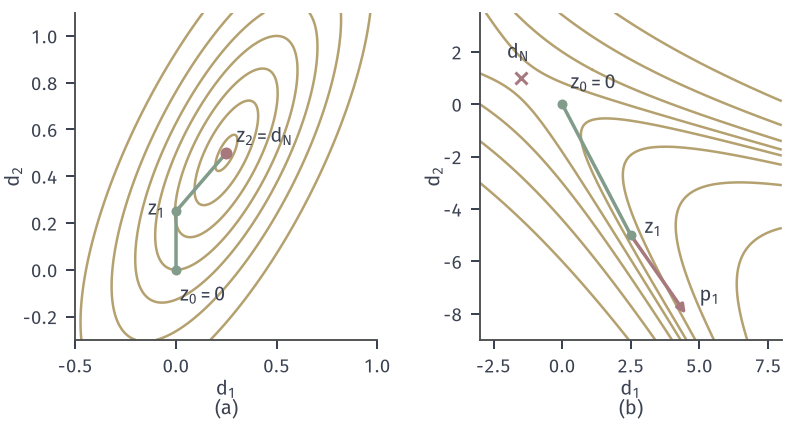

The Python source for this figure:
from pathlib import Path
import sys
ROOT = next(p for p in Path(__file__).resolve().parents if (p/'build.sh').is_file() and (p/'tex/book.tex').is_file())
sys.path.insert(0, str(ROOT/'figures/00-shared/mathematical-preliminaries-upper/00-shared/comprehension-figures'))
from support import figure, save, BLUE, GREEN, YELLOW, RED, PURPLE, INK, MUTED, GRID, BLUE_FILL, GREEN_FILL, YELLOW_FILL, RED_FILL, PURPLE_FILL
import numpy as np
HERE = Path(__file__).resolve().parent
STROKE = '#4C4D4F'
# 贯穿全章的目标 f(x)=0.5(x1-1)^2+(x2-x1^2)^2，最优解 (1,1)。
def f(x):
    u = x[1]-x[0]**2
    return .5*(x[0]-1)**2+u**2
def grad(x):
    u = x[1]-x[0]**2
    return np.array([x[0]-1-4*x[0]*u, 2*u])
def hess(x):
    u = x[1]-x[0]**2
    return np.array([[1-4*u+8*x[0]**2, -4*x[0]], [-4*x[0], 2.]])
XS = np.array([1., 1.])
def panel(fig, left, right, top, bottom, wspace=.3):
    fig.set_layout_engine(None)
    fig.subplots_adjust(left=left, right=right, top=top, bottom=bottom, wspace=wspace)
def tags(fig, axes, y=.015):
    for ax, s in zip(axes, ('(a)', '(b)', '(c)', '(d)')):
        p = ax.get_position(); fig.text((p.x0+p.x1)/2, y, s, ha='center', va='bottom')
def grid2(a, b, c, d, n=600):
    X, Y = np.meshgrid(np.linspace(a, b, n), np.linspace(c, d, n))
    return X, Y
def region(ax, a, b, c, d):
    t = np.linspace(a, b, 300); y = t**2+.25
    ax.fill_between(t, y, d, color=RED_FILL, lw=0, zorder=0)
    ax.plot(t, y, color=STROKE, lw=.85, ls=(0, (3, 2)), zorder=1)
    ax.set_xlim(a, b); ax.set_ylim(c, d)
def arrow(ax, p, q, color=GREEN, lw=1.3, z=4):
    ax.annotate('', xy=q, xytext=p, zorder=z, arrowprops=dict(arrowstyle='-|>,head_width=.17,head_length=.34', color=color, lw=lw, shrinkA=0, shrinkB=0))

fig, axes = figure(width_mm=112, height_mm=60, ncols=2)
panel(fig, .095, .985, .97, .2, .34)
a, b = axes
def mesh(ax, G, H_, a0, b0, c0, d0, lv):
    X, Y = grid2(a0, b0, c0, d0)
    M = G[0]*X+G[1]*Y+.5*(H_[0,0]*X**2+2*H_[0,1]*X*Y+H_[1,1]*Y**2)
    ax.contour(X, Y, M, levels=lv, colors=[YELLOW], linewidths=1.0, linestyles='solid')
    ax.set_xlim(a0, b0); ax.set_ylim(c0, d0); ax.set_xlabel('$d_1$', labelpad=1); ax.set_ylabel('$d_2$', labelpad=0)
x = np.array([.5, 0.]); G = grad(x); H_ = hess(x)
mesh(a, G, H_, -.5, 1, -.3, 1.1, [-.122, -.1, -.06, 0, .08, .2, .4])
a.plot([0, 0, .25], [0, .25, .5], color=GREEN, lw=1.4, marker='o', ms=4, mew=0, zorder=5); a.plot([.25], [.5], 'o', ms=4.8, color=RED, mew=0, zorder=6)
a.text(.02, -.11, '$z_0=0$', ha='left', va='center'); a.text(-.05, .26, '$z_1$', ha='right', va='center'); a.text(.3, .53, '$z_2=d_N$', ha='left', va='bottom')
x = np.array([-.5, .75]); G = grad(x); H_ = hess(x)
mesh(b, G, H_, -3, 8, -9, 3.5, [-30, -15, -6, -1.5, 1.5, 6, 15, 30])
z1 = np.array([2.5, -5.]); p1 = np.array([40., -60.])
b.plot([0, z1[0]], [0, z1[1]], color=GREEN, lw=1.4, marker='o', ms=4, mew=0, zorder=5)
s = .05; arrow(b, z1, z1+s*p1, color=RED, lw=1.4)
dN = np.linalg.solve(H_, -G); b.plot(*dN, 'x', ms=5, color=RED, mew=1.2, zorder=6)
b.text(.3, .8, '$z_0=0$', ha='left', va='center'); b.text(3.0, -4.7, '$z_1$', ha='left', va='center'); b.text(5.0, -7.3, '$p_1$', ha='left', va='center'); b.text(-1.6, 2.0, '$d_N$', ha='center', va='center')
tags(fig, axes); save(fig, HERE, 'figure', {'a_point': [.5, 0], 'b_point': [-.5, .75], 'b_z1': z1.tolist(), 'b_p1': p1.tolist()})
